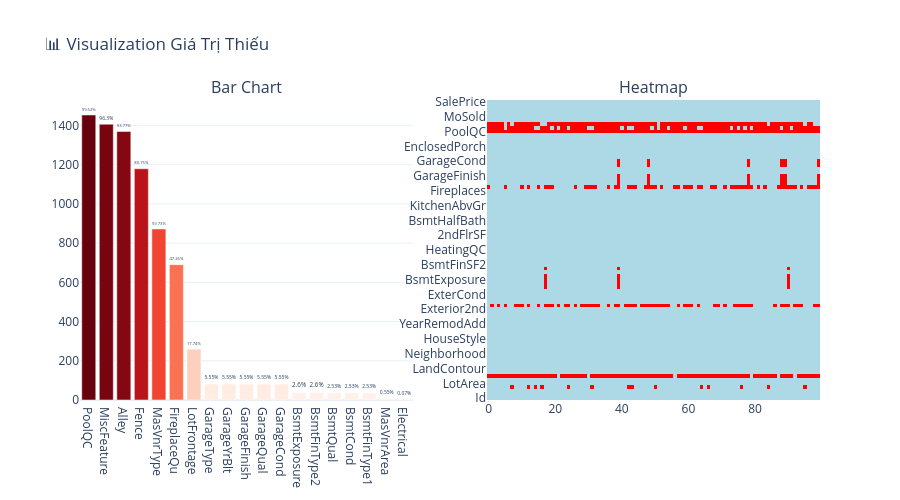

Write notebook code for a chart like this one.
### Markdown cell above
## 🛠️ Demo 1.2: Xử Lý Missing Values

Sử dụng `handle_missing()` để xử lý giá trị thiếu với các phương pháp khác nhau

### Code cell
# Xử lý missing values cho numerical columns với mean
cleaner_train.handle_missing(
    columns=['LotFrontage'], 
    strategy='mean'
)

### Figure 1 — Plotly figure (JSON) as saved in the notebook; plotly's stock layout.template omitted (floating-point values rounded to 4 significant figures; data arrays with more than 128 entries replaced by an {"elided": "..."} marker saying what was removed)
{"data": [{"marker": {"color": [99.52, 96.3, 93.77, 80.75, 59.73, 47.26, 17.74, 5.55, 5.55, 5.55, 5.55, 5.55, 2.6, 2.6, 2.53, 2.53, 2.53, 0.55, 0.07], "colorscale": [[0, "rgb(255,245,240)"], [0.125, "rgb(254,224,210)"], [0.25, "rgb(252,187,161)"], [0.375, "rgb(252,146,114)"], [0.5, "rgb(251,106,74)"], [0.625, "rgb(239,59,44)"], [0.75, "rgb(203,24,29)"], [0.875, "rgb(165,15,21)"], [1, "rgb(103,0,13)"]], "showscale": false}, "text": ["99.52%", "96.3%", "93.77%", "80.75%", "59.73%", "47.26%", "17.74%", "5.55%", "5.55%", "5.55%", "5.55%", "5.55%", "2.6%", "2.6%", "2.53%", "2.53%", "2.53%", "0.55%", "0.07%"], "textposition": "outside", "type": "bar", "x": ["PoolQC", "MiscFeature", "Alley", "Fence", "MasVnrType", "FireplaceQu", "LotFrontage", "GarageType", "GarageYrBlt", "GarageFinish", "GarageQual", "GarageCond", "BsmtExposure", "BsmtFinType2", "BsmtQual", "BsmtCond", "BsmtFinType1", "MasVnrArea", "Electrical"], "xaxis": "x", "y": [1453, 1406, 1369, 1179, 872, 690, 259, 81, 81, 81, 81, 81, 38, 38, 37, 37, 37, 8, 1], "yaxis": "y"}, {"colorscale": [[0, "lightblue"], [1, "red"]], "showscale": false, "type": "heatmap", "x": [0, 1, 2, 3, 4, 5, 6, 7, 8, 9, 10, 11, 12, 13, 14, 15, 16, 17, 18, 19, 20, 21, 22, 23, 24, 25, 26, 27, 28, 29, 30, 31, 32, 33, 34, 35, 36, 37, 38, 39, 40, 41, 42, 43, 44, 45, 46, 47, 48, 49, 50, 51, 52, 53, 54, 55, 56, 57, 58, 59, 60, 61, 62, 63, 64, 65, 66, 67, 68, 69, 70, 71, 72, 73, 74, 75, 76, 77, 78, 79, 80, 81, 82, 83, 84, 85, 86, 87, 88, 89, 90, 91, 92, 93, 94, 95, 96, 97, 98, 99], "xaxis": "x2", "y": ["Id", "MSSubClass", "MSZoning", "LotFrontage", "LotArea", "Street", "Alley", "LotShape", "LandContour", "Utilities", "LotConfig", "LandSlope", "Neighborhood", "Condition1", "Condition2", "BldgType", "HouseStyle", "OverallQual", "OverallCond", "YearBuilt", "YearRemodAdd", "RoofStyle", "RoofMatl", "Exterior1st", "Exterior2nd", "MasVnrType", "MasVnrArea", "ExterQual", "ExterCond", "Foundation", "BsmtQual", "BsmtCond", "BsmtExposure", "BsmtFinType1", "BsmtFinSF1", "BsmtFinType2", "BsmtFinSF2", "BsmtUnfSF", "TotalBsmtSF", "Heating", "HeatingQC", "CentralAir", "Electrical", "1stFlrSF", "2ndFlrSF", "LowQualFinSF", "GrLivArea", "BsmtFullBath", "BsmtHalfBath", "FullBath", "HalfBath", "BedroomAbvGr", "KitchenAbvGr", "KitchenQual", "TotRmsAbvGrd", "Functional", "Fireplaces", "FireplaceQu", "GarageType", "GarageYrBlt", "GarageFinish", "GarageCars", "GarageArea", "GarageQual", "GarageCond", "PavedDrive", "WoodDeckSF", "OpenPorchSF", "EnclosedPorch", "3SsnPorch", "ScreenPorch", "PoolArea", "PoolQC", "Fence", "MiscFeature", "MiscVal", "MoSold", "YrSold", "SaleType", "SaleCondition", "SalePrice"], "yaxis": "y2", "z": {"elided": "81x100 int values"}}], "layout": {"annotations": [{"font": {"size": 16}, "showarrow": false, "text": "Bar Chart", "x": 0.225, "xanchor": "center", "xref": "paper", "y": 1, "yanchor": "bottom", "yref": "paper"}, {"font": {"size": 16}, "showarrow": false, "text": "Heatmap", "x": 0.775, "xanchor": "center", "xref": "paper", "y": 1, "yanchor": "bottom", "yref": "paper"}], "height": 500, "title": {"text": "📊 Visualization Giá Trị Thiếu"}, "xaxis": {"anchor": "y", "domain": [0, 0.45]}, "xaxis2": {"anchor": "y2", "domain": [0.55, 1]}, "yaxis": {"anchor": "x", "domain": [0, 1]}, "yaxis2": {"anchor": "x2", "domain": [0, 1]}}}
